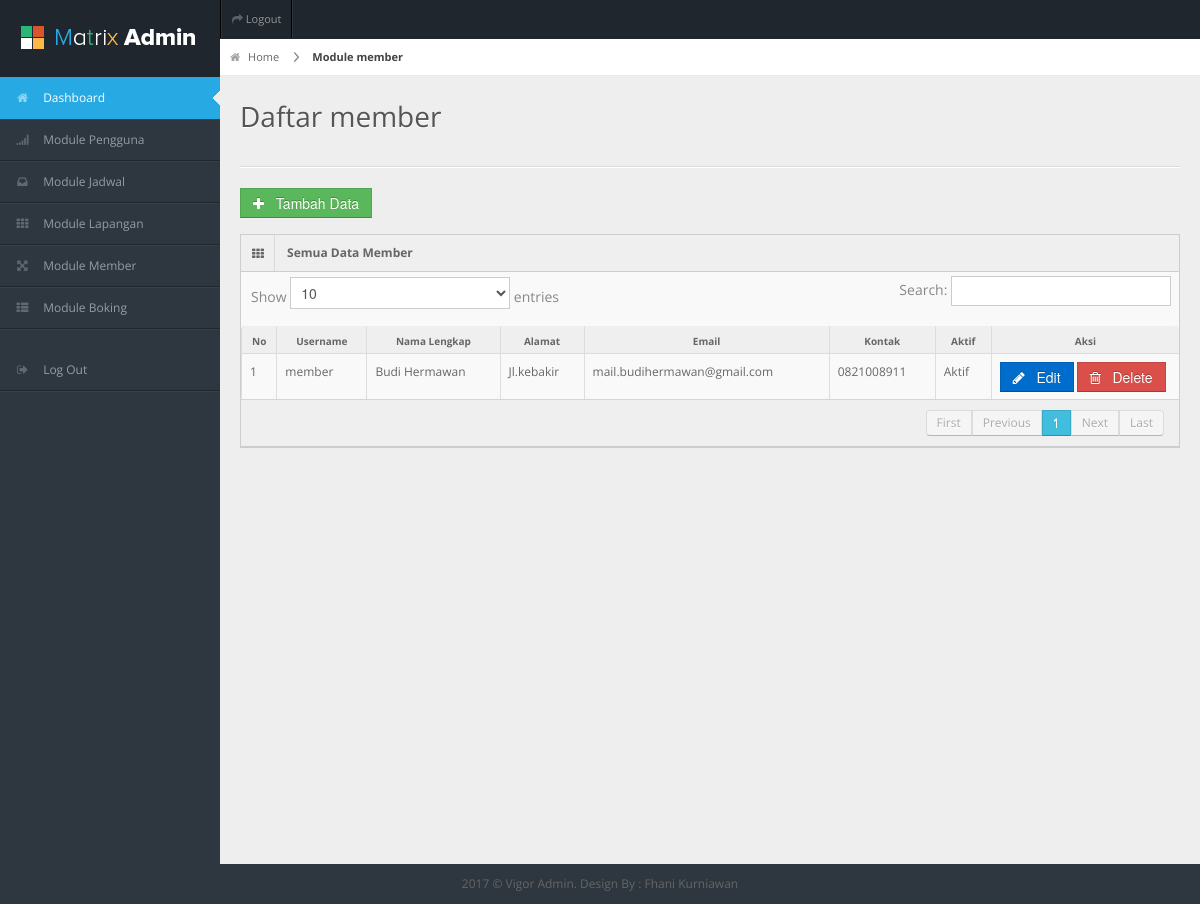
The page /vigoradmin/frame.php?load=member (signed in) on the database its author committed.
### tables this page shows
CREATE TABLE `tmember` (
  `kdMember` bigint(20) NOT NULL AUTO_INCREMENT,
  `usermember` varchar(100) NOT NULL,
  `passmember` varchar(100) NOT NULL,
  `nmLengkap` varchar(100) NOT NULL,
  `alamat` text NOT NULL,
  `emailMember` varchar(100) NOT NULL,
  `kontak` varchar(15) NOT NULL,
  `fotoMember` varchar(1000) NOT NULL,
  `aktif` char(1) NOT NULL,
  PRIMARY KEY (`kdMember`)
);

### vigoradmin/data/member/view.php (the view, shortened to what this page needs)
<div id="content-header">
   <div id="breadcrumb"> <a href="?load=dashboard" title="Go to Home" class="tip-bottom"><i class="icon-home"></i> Home</a> <a href="?load=member" class="current">Module member</a> </div>
   <h1>Daftar member</h1>
 </div>
 <div class="container-fluid">
   <hr>
   <div class="row-fluid">
     <div class="span12">
      <a href="?load=member&action=input"><button class="btn btn-success"><i class="icon-plus"></i> &nbsp; Tambah Data</button></a>
       <div class="widget-box">
         <div class="widget-title"> <span class="icon"><i class="icon-th"></i></span>
           <h5>Semua Data Member</h5>
         </div>
         <div class="widget-content nopadding">
           <table class="table table-bordered data-table">
             <thead>
               <tr>
                 <th width="2%">No</th>
                 <th>Username</th>
                 <th>Nama Lengkap</th>
                 <th>Alamat</th>
                 <th>Email</th>
                 <th>Kontak</th>
                 <th>Aktif</th>
                 <th width="20%">Aksi</th>
               </tr>
             </thead>
             <tbody>
              <?php
		   $SQL=mysql_query("SELECT * FROM tmember ORDER BY nmLengkap ASC");
		   $no=1;
		   while($_data=mysql_fetch_array($SQL)){
			   if($no % 2==1){
				   $class="gradeU";
				   }else{
					 $class="gradeX";
					   }
			   echo"
			  <tr class='$class'>
                 <td>$no</td>
			  <td>$_data[usermember]</td>
			  <td>$_data[nmLengkap]</td>
			   <td>$_data[alamat]</td>
			  <td>$_data[emailMember]</td>
			  <td>$_data[kontak]</td>
			  <td>";
			  if($_data['aktif']=="Y"){
				  echo"Aktif";
				  }else{
					 echo"Tidak Aktif";
					  }
			  echo"</td>
                 <td class='center'>
          <a href='?load=member&action=edit&id=$_data[kdMember]'><button class='btn btn-primary'> <i class='icon-pencil'></i> &nbsp; Edit</button></a>
				 <a href='$loadModule?load=member&action=hapusData&id=$_data[kdMember]'><button class='btn btn-danger'><i class='icon-trash'></i> &nbsp; Delete</button></a>
          </td>
               </tr>
			   ";
			  $no++; }
		   ?>
             </tbody>
           </table>
         </div>
       </div>
     </div>
   </div>
 </div>

### vigoradmin/css/matrix-style.css (style rules this page uses)
* { outline:none !important; -moz-outline: none !important; }
html, body { height:100% }
body { overflow-x: hidden; margin-top: -10px; font-family: 'Open Sans', sans-serif; font-size:12px; color:#666; }
a { color:#666; }
select, textarea, input[type="text"], input[type="password"], input[type="datetime"], input[type="datetime-local"], input[type="date"], input[type="month"], input[type="time"], input[type="week"], input[type="number"], input[type="email"], input[type="url"], input[type="search"], input[type="tel"], input[type="color"], .uneditable-input, .label, .dropdown-menu, .btn, .well, .progress, .table-bordered, .btn-group > .btn:first-child, .btn-group > .btn:last-child, .btn-group > .btn:last-child, .btn-group > .dropdown-toggle, .alert { border-radius:0px; }
.btn, textarea, input[type="text"], input[type="password"], input[type="datetime"], input[type="datetime-local"], input[type="date"], input[type="month"], input[type="time"], input[type="week"], input[type="number"], input[type="email"], input[type="url"], input[type="search"], input[type="tel"], input[type="color"], .uneditable-input { box-shadow:none; }
.progress, .progress-success .bar, .progress .bar-success, .progress-warning .bar, .progress .bar-warning, .progress-danger .bar, .progress .bar-danger, .progress-info .bar, .progress .bar-info, .btn, .btn-primary { background-image:none; }
hr { border-top-color:#dadada; }
#content-header { position: abslute; width: 100%; margin-top: -38px; z-index: 20; }
#content-header h1 { color: #555555; font-size: 28px; font-weight: normal; float: none; text-shadow: 0 1px 0 #ffffff; margin-left: 20px; position: relative; }
#content-header h1, #content-header .btn-group { margin-top: 20px; }
#breadcrumb { background-color: #fff; border-bottom: 1px solid #e3ebed; }
#breadcrumb a { padding: 8px 20px 8px 10px; display: inline-block; background-image: url('../img/breadcrumb.png'); background-position: center right; background-repeat: no-repeat; font-size: 11px; color: #666666; }
#breadcrumb a:last-child { background-image:none; }
#breadcrumb a.current { font-weight: bold; color: #444444; }
#breadcrumb a i { margin-right: 5px; opacity: .6; }
.stat-boxes .peity_bar_good, .stat-boxes .peity_line_good, { color: #459D1C; }
.widget-box { background: none repeat scroll 0 0 #F9F9F9; border-left: 1px solid #CDCDCD; border-top: 1px solid #CDCDCD; border-right: 1px solid #CDCDCD; clear: both; margin-top: 16px; margin-bottom: 16px; position: relative; }
.widget-title, .modal-header, .table th, div.dataTables_wrapper .ui-widget-header { background:#efefef; border-bottom: 1px solid #CDCDCD; height: 36px; }
.widget-title span.icon { padding: 9px 10px 7px 11px; float: left; border-right:1px solid #dadada; }
.widget-title h5 { color: #666; float: left; font-size: 12px; font-weight: bold; padding: 12px; line-height: 12px; margin: 0; }
.widget-content { padding:15px; border-bottom: 1px solid #cdcdcd; }
.table th { height: auto; font-size: 10px; padding: 5px 10px 2px; border-bottom: 0; text-align: center; color: #666666; }
.nopadding { padding: 0 !important; }
.nopadding .table { margin-bottom: 0; }
.nopadding .table-bordered { border: 0; }

### vigoradmin/css/matrix-media.css (style rules this page uses)
body { background:#2E363F; }

### rows shown on the page
tmember: usermember "member", nmLengkap "Budi Hermawan", alamat "Jl.kebakir", emailMember "mail.budihermawan@gmail.com", kontak "0821008911", aktif "Aktif"
